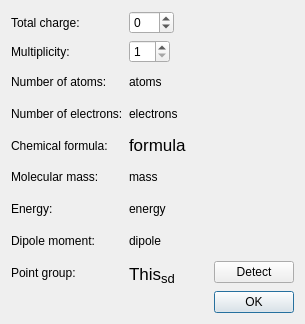
<?xml version="1.0" encoding="UTF-8"?>
<ui version="4.0">
 <class>InfoConfigurator</class>
 <widget class="QDialog" name="InfoConfigurator">
  <property name="geometry">
   <rect>
    <x>0</x>
    <y>0</y>
    <width>305</width>
    <height>324</height>
   </rect>
  </property>
  <property name="windowTitle">
   <string>Dialog</string>
  </property>
  <layout class="QVBoxLayout" name="verticalLayout">
   <item>
    <layout class="QGridLayout" name="gridLayout">
     <item row="0" column="0">
      <widget class="QLabel" name="label_3">
       <property name="text">
        <string>Total charge:</string>
       </property>
      </widget>
     </item>
     <item row="1" column="0">
      <widget class="QLabel" name="label_4">
       <property name="text">
        <string>Multiplicity:</string>
       </property>
      </widget>
     </item>
     <item row="2" column="0">
      <widget class="QLabel" name="label">
       <property name="text">
        <string>Number of atoms:</string>
       </property>
      </widget>
     </item>
     <item row="3" column="0">
      <widget class="QLabel" name="label_2">
       <property name="text">
        <string>Number of electrons:</string>
       </property>
      </widget>
     </item>
     <item row="4" column="0">
      <widget class="QLabel" name="label_9">
       <property name="text">
        <string>Chemical formula:</string>
       </property>
      </widget>
     </item>
     <item row="5" column="0">
      <widget class="QLabel" name="label_8">
       <property name="text">
        <string>Molecular mass:</string>
       </property>
      </widget>
     </item>
     <item row="6" column="0">
      <widget class="QLabel" name="energyText">
       <property name="text">
        <string>Energy:</string>
       </property>
      </widget>
     </item>
     <item row="7" column="0">
      <widget class="QLabel" name="label_7">
       <property name="text">
        <string>Dipole moment:</string>
       </property>
      </widget>
     </item>
     <item row="8" column="0">
      <widget class="QLabel" name="label_5">
       <property name="text">
        <string>Point group:</string>
       </property>
      </widget>
     </item>
     <item row="2" column="1">
      <widget class="QLabel" name="atomsLabel">
       <property name="text">
        <string>atoms</string>
       </property>
      </widget>
     </item>
     <item row="3" column="1">
      <widget class="QLabel" name="electronsLabel">
       <property name="text">
        <string>electrons</string>
       </property>
      </widget>
     </item>
     <item row="4" column="1">
      <widget class="QLabel" name="formulaLabel">
       <property name="text">
        <string>&lt;!DOCTYPE HTML PUBLIC &quot;-//W3C//DTD HTML 4.0//EN&quot; &quot;http://www.w3.org/TR/REC-html40/strict.dtd&quot;&gt;
&lt;html&gt;&lt;head&gt;&lt;meta name=&quot;qrichtext&quot; content=&quot;1&quot; /&gt;&lt;style type=&quot;text/css&quot;&gt;
p, li { white-space: pre-wrap; }
&lt;/style&gt;&lt;/head&gt;&lt;body style=&quot; font-family:'Lucida Grande'; font-size:13pt; font-weight:400; font-style:normal;&quot;&gt;
&lt;p style=&quot; margin-top:0px; margin-bottom:0px; margin-left:0px; margin-right:0px; -qt-block-indent:0; text-indent:0px;&quot;&gt;formula&lt;/p&gt;&lt;/body&gt;&lt;/html&gt;</string>
       </property>
       <property name="textFormat">
        <enum>Qt::RichText</enum>
       </property>
      </widget>
     </item>
     <item row="5" column="1">
      <widget class="QLabel" name="massLabel">
       <property name="text">
        <string>mass</string>
       </property>
      </widget>
     </item>
     <item row="6" column="1">
      <widget class="QLabel" name="energyLabel">
       <property name="text">
        <string>energy</string>
       </property>
      </widget>
     </item>
     <item row="7" column="1">
      <widget class="QLabel" name="dipoleLabel">
       <property name="text">
        <string>dipole</string>
       </property>
      </widget>
     </item>
     <item row="1" column="1">
      <layout class="QHBoxLayout" name="horizontalLayout_2">
       <item>
        <widget class="QSpinBox" name="multiplicitySpin">
         <property name="enabled">
          <bool>true</bool>
         </property>
         <property name="minimum">
          <number>1</number>
         </property>
         <property name="singleStep">
          <number>2</number>
         </property>
        </widget>
       </item>
       <item>
        <spacer name="horizontalSpacer_2">
         <property name="orientation">
          <enum>Qt::Horizontal</enum>
         </property>
         <property name="sizeHint" stdset="0">
          <size>
           <width>40</width>
           <height>20</height>
          </size>
         </property>
        </spacer>
       </item>
      </layout>
     </item>
     <item row="0" column="1">
      <layout class="QHBoxLayout" name="horizontalLayout">
       <item>
        <widget class="QSpinBox" name="chargeSpin">
         <property name="enabled">
          <bool>true</bool>
         </property>
         <property name="minimum">
          <number>-99</number>
         </property>
        </widget>
       </item>
       <item>
        <spacer name="horizontalSpacer">
         <property name="orientation">
          <enum>Qt::Horizontal</enum>
         </property>
         <property name="sizeHint" stdset="0">
          <size>
           <width>40</width>
           <height>20</height>
          </size>
         </property>
        </spacer>
       </item>
      </layout>
     </item>
     <item row="8" column="1">
      <layout class="QHBoxLayout" name="horizontalLayout_4">
       <item>
        <widget class="QLabel" name="symmetryLabel">
         <property name="text">
          <string>&lt;!DOCTYPE HTML PUBLIC &quot;-//W3C//DTD HTML 4.0//EN&quot; &quot;http://www.w3.org/TR/REC-html40/strict.dtd&quot;&gt;
&lt;html&gt;&lt;head&gt;&lt;meta name=&quot;qrichtext&quot; content=&quot;1&quot; /&gt;&lt;style type=&quot;text/css&quot;&gt;
p, li { white-space: pre-wrap; }
&lt;/style&gt;&lt;/head&gt;&lt;body style=&quot; font-family:'Lucida Grande'; font-size:13pt; font-weight:400; font-style:normal;&quot;&gt;
&lt;p style=&quot; margin-top:0px; margin-bottom:0px; margin-left:0px; margin-right:0px; -qt-block-indent:0; text-indent:0px;&quot;&gt;This&lt;span style=&quot; font-size:16pt; vertical-align:sub;&quot;&gt;sd&lt;/span&gt;&lt;/p&gt;&lt;/body&gt;&lt;/html&gt;</string>
         </property>
         <property name="textFormat">
          <enum>Qt::RichText</enum>
         </property>
        </widget>
       </item>
       <item>
        <spacer name="horizontalSpacer_4">
         <property name="orientation">
          <enum>Qt::Horizontal</enum>
         </property>
         <property name="sizeHint" stdset="0">
          <size>
           <width>0</width>
           <height>20</height>
          </size>
         </property>
        </spacer>
       </item>
       <item>
        <widget class="QPushButton" name="detectSymmetryButton">
         <property name="text">
          <string>Detect</string>
         </property>
        </widget>
       </item>
      </layout>
     </item>
    </layout>
   </item>
   <item>
    <layout class="QHBoxLayout" name="horizontalLayout_3">
     <item>
      <spacer name="horizontalSpacer_3">
       <property name="orientation">
        <enum>Qt::Horizontal</enum>
       </property>
       <property name="sizeHint" stdset="0">
        <size>
         <width>40</width>
         <height>20</height>
        </size>
       </property>
      </spacer>
     </item>
     <item>
      <widget class="QPushButton" name="okButton">
       <property name="text">
        <string>OK</string>
       </property>
       <property name="autoDefault">
        <bool>true</bool>
       </property>
       <property name="default">
        <bool>true</bool>
       </property>
      </widget>
     </item>
    </layout>
   </item>
  </layout>
 </widget>
 <resources>
  <include location="../Main/IQmol.qrc"/>
 </resources>
 <connections>
  <connection>
   <sender>okButton</sender>
   <signal>clicked()</signal>
   <receiver>InfoConfigurator</receiver>
   <slot>close()</slot>
   <hints>
    <hint type="sourcelabel">
     <x>129</x>
     <y>275</y>
    </hint>
    <hint type="destinationlabel">
     <x>149</x>
     <y>163</y>
    </hint>
   </hints>
  </connection>
 </connections>
</ui>
